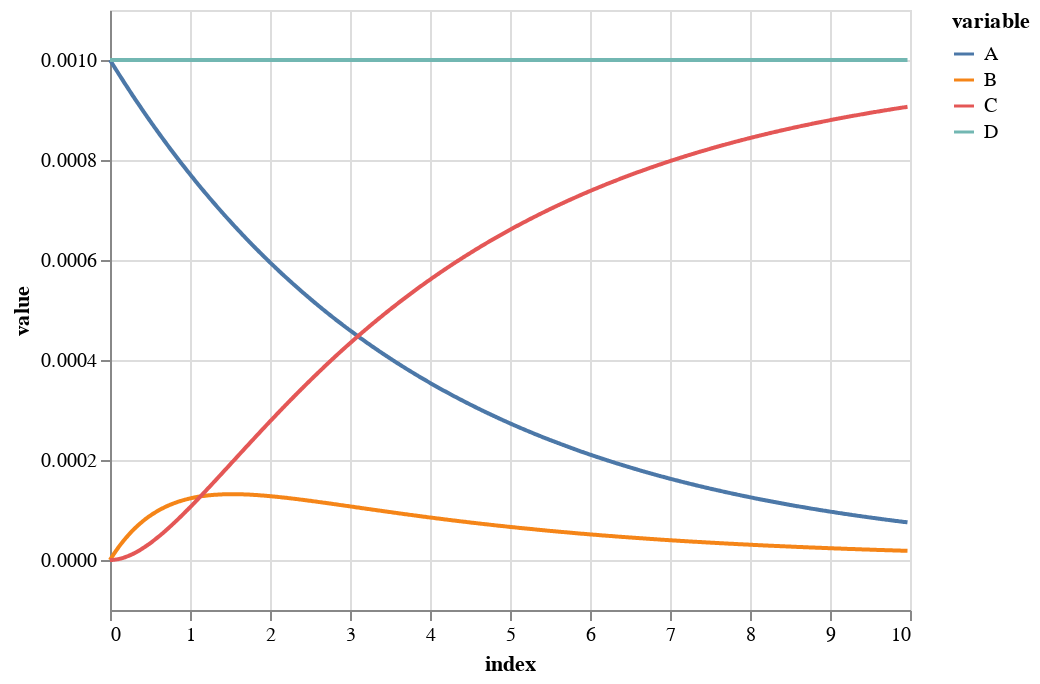

Here is the notebook cell this chart was saved with:
### Code cell
alt.Chart(Zdfg).mark_line().encode(
  alt.X('index:Q'),
  alt.Y('value:Q'),
  alt.Color('variable:N')
)

### Figure 1 — Vega-Lite specification as saved in the notebook (floating-point values rounded to 4 significant figures; data arrays with more than 128 entries replaced by an {"elided": "..."} marker saying what was removed)
{"config": {"view": {"continuousWidth": 400, "continuousHeight": 300}}, "data": {"name": "data-457bf886d22c80e4a8220e267413aa0c"}, "mark": "line", "encoding": {"color": {"type": "nominal", "field": "variable"}, "x": {"type": "quantitative", "field": "index"}, "y": {"type": "quantitative", "field": "value"}}, "$schema": "https://vega.github.io/schema/vega-lite/v4.8.1.json", "datasets": {"data-457bf886d22c80e4a8220e267413aa0c": {"elided": "3592 records"}}}
